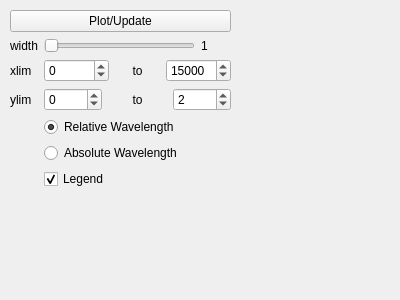
<?xml version="1.0" encoding="UTF-8"?>
<ui version="4.0">
 <class>Form</class>
 <widget class="QWidget" name="Form">
  <property name="geometry">
   <rect>
    <x>0</x>
    <y>0</y>
    <width>400</width>
    <height>300</height>
   </rect>
  </property>
  <property name="windowTitle">
   <string>Form</string>
  </property>
  <widget class="QWidget" name="formLayoutWidget">
   <property name="geometry">
    <rect>
     <x>10</x>
     <y>10</y>
     <width>221</width>
     <height>271</height>
    </rect>
   </property>
   <layout class="QFormLayout" name="formLayout">
    <property name="fieldGrowthPolicy">
     <enum>QFormLayout::AllNonFixedFieldsGrow</enum>
    </property>
    <item row="2" column="0">
     <widget class="QLabel" name="widthLabel">
      <property name="text">
       <string>width</string>
      </property>
     </widget>
    </item>
    <item row="2" column="1">
     <layout class="QHBoxLayout" name="horizontalLayout">
      <item>
       <widget class="QSlider" name="horizontalSlider">
        <property name="minimum">
         <number>1</number>
        </property>
        <property name="maximum">
         <number>10</number>
        </property>
        <property name="orientation">
         <enum>Qt::Horizontal</enum>
        </property>
       </widget>
      </item>
      <item>
       <widget class="QLabel" name="labelWidth">
        <property name="minimumSize">
         <size>
          <width>30</width>
          <height>0</height>
         </size>
        </property>
        <property name="text">
         <string>1</string>
        </property>
       </widget>
      </item>
     </layout>
    </item>
    <item row="4" column="0">
     <widget class="QLabel" name="label_2">
      <property name="text">
       <string>xlim</string>
      </property>
     </widget>
    </item>
    <item row="4" column="1">
     <layout class="QHBoxLayout" name="horizontalLayout_3">
      <item>
       <widget class="QSpinBox" name="spinBox_2">
        <property name="minimum">
         <number>-20000</number>
        </property>
        <property name="maximum">
         <number>20000</number>
        </property>
        <property name="singleStep">
         <number>100</number>
        </property>
        <property name="value">
         <number>0</number>
        </property>
       </widget>
      </item>
      <item>
       <widget class="QLabel" name="label_3">
        <property name="text">
         <string>to</string>
        </property>
        <property name="alignment">
         <set>Qt::AlignCenter</set>
        </property>
       </widget>
      </item>
      <item>
       <widget class="QDoubleSpinBox" name="doubleSpinBox_2">
        <property name="decimals">
         <number>0</number>
        </property>
        <property name="minimum">
         <double>-20000.000000000000000</double>
        </property>
        <property name="maximum">
         <double>20000.000000000000000</double>
        </property>
        <property name="singleStep">
         <double>100.000000000000000</double>
        </property>
        <property name="value">
         <double>15000.000000000000000</double>
        </property>
       </widget>
      </item>
     </layout>
    </item>
    <item row="5" column="0">
     <widget class="QLabel" name="ylimLabel">
      <property name="text">
       <string>ylim</string>
      </property>
     </widget>
    </item>
    <item row="5" column="1">
     <layout class="QHBoxLayout" name="horizontalLayout_2">
      <item>
       <widget class="QSpinBox" name="spinBox">
        <property name="minimum">
         <number>-10</number>
        </property>
        <property name="maximum">
         <number>2000</number>
        </property>
        <property name="singleStep">
         <number>50</number>
        </property>
        <property name="value">
         <number>0</number>
        </property>
       </widget>
      </item>
      <item>
       <widget class="QLabel" name="label">
        <property name="text">
         <string>to</string>
        </property>
        <property name="alignment">
         <set>Qt::AlignCenter</set>
        </property>
       </widget>
      </item>
      <item>
       <widget class="QDoubleSpinBox" name="doubleSpinBox">
        <property name="decimals">
         <number>0</number>
        </property>
        <property name="minimum">
         <double>0.000000000000000</double>
        </property>
        <property name="maximum">
         <double>2000.000000000000000</double>
        </property>
        <property name="singleStep">
         <double>50.000000000000000</double>
        </property>
        <property name="value">
         <double>2.000000000000000</double>
        </property>
       </widget>
      </item>
     </layout>
    </item>
    <item row="6" column="1">
     <widget class="QRadioButton" name="radioButton_relative">
      <property name="text">
       <string>Relative Wavelength</string>
      </property>
      <property name="checked">
       <bool>true</bool>
      </property>
     </widget>
    </item>
    <item row="7" column="1">
     <widget class="QRadioButton" name="radioButton_absolute">
      <property name="text">
       <string>Absolute Wavelength</string>
      </property>
     </widget>
    </item>
    <item row="1" column="0" colspan="2">
     <widget class="QPushButton" name="pushButton">
      <property name="text">
       <string>Plot/Update</string>
      </property>
     </widget>
    </item>
    <item row="8" column="1">
     <widget class="QCheckBox" name="checkBox">
      <property name="text">
       <string>Legend</string>
      </property>
      <property name="checked">
       <bool>true</bool>
      </property>
     </widget>
    </item>
   </layout>
  </widget>
  <action name="actionUpdatePlot">
   <property name="text">
    <string>updatePlot</string>
   </property>
  </action>
 </widget>
 <resources/>
 <connections>
  <connection>
   <sender>horizontalSlider</sender>
   <signal>valueChanged(int)</signal>
   <receiver>labelWidth</receiver>
   <slot>setNum(int)</slot>
   <hints>
    <hint type="sourcelabel">
     <x>135</x>
     <y>106</y>
    </hint>
    <hint type="destinationlabel">
     <x>211</x>
     <y>100</y>
    </hint>
   </hints>
  </connection>
  <connection>
   <sender>radioButton_relative</sender>
   <signal>clicked()</signal>
   <receiver>radioButton_relative</receiver>
   <slot>toggle()</slot>
   <hints>
    <hint type="sourcelabel">
     <x>136</x>
     <y>117</y>
    </hint>
    <hint type="destinationlabel">
     <x>136</x>
     <y>117</y>
    </hint>
   </hints>
  </connection>
  <connection>
   <sender>radioButton_absolute</sender>
   <signal>clicked()</signal>
   <receiver>radioButton_absolute</receiver>
   <slot>toggle()</slot>
   <hints>
    <hint type="sourcelabel">
     <x>136</x>
     <y>140</y>
    </hint>
    <hint type="destinationlabel">
     <x>136</x>
     <y>140</y>
    </hint>
   </hints>
  </connection>
  <connection>
   <sender>pushButton</sender>
   <signal>clicked()</signal>
   <receiver>actionUpdatePlot</receiver>
   <slot>trigger()</slot>
   <hints>
    <hint type="sourcelabel">
     <x>120</x>
     <y>28</y>
    </hint>
    <hint type="destinationlabel">
     <x>-1</x>
     <y>-1</y>
    </hint>
   </hints>
  </connection>
  <connection>
   <sender>checkBox</sender>
   <signal>stateChanged(int)</signal>
   <receiver>actionUpdatePlot</receiver>
   <slot>trigger()</slot>
   <hints>
    <hint type="sourcelabel">
     <x>136</x>
     <y>192</y>
    </hint>
    <hint type="destinationlabel">
     <x>136</x>
     <y>192</y>
    </hint>
   </hints>
  </connection>
 </connections>
</ui>
